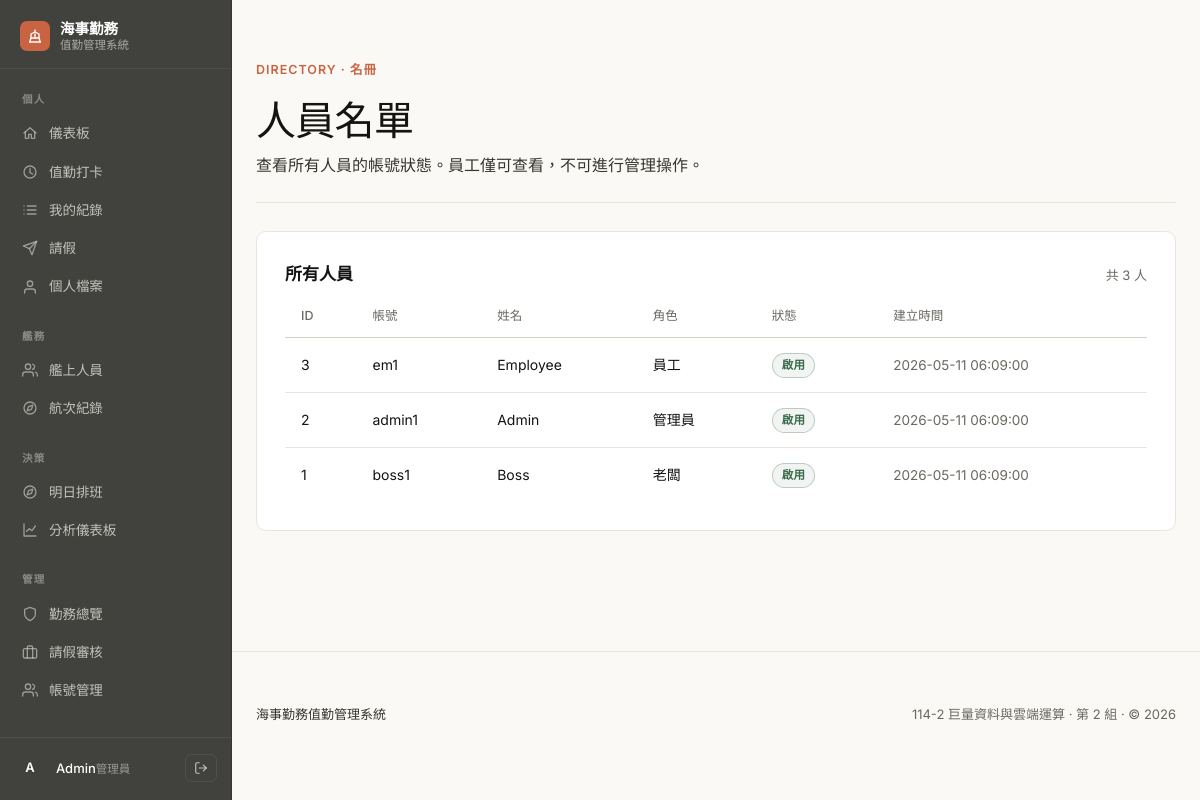
The page /users.php (signed in) on the database its author committed.
### tables this page shows
CREATE TABLE IF NOT EXISTS users (
  user_id INT AUTO_INCREMENT PRIMARY KEY,
  username VARCHAR(50) NOT NULL UNIQUE,
  password_hash VARCHAR(255) NOT NULL,
  full_name VARCHAR(100) NOT NULL,
  role ENUM('boss','admin','employee') NOT NULL DEFAULT 'employee',
  duty_position VARCHAR(20) NOT NULL DEFAULT '前甲板',
  is_active TINYINT(1) NOT NULL DEFAULT 1,
  created_at DATETIME NOT NULL DEFAULT CURRENT_TIMESTAMP
);

### users.php (the view, shortened to what this page needs)
<?php
require 'db.php';
require 'ui.php';
$stmt = $pdo->query("SELECT user_id, username, full_name, role, is_active, created_at FROM users ORDER BY user_id DESC LIMIT 200");
$rows = $stmt->fetchAll();
$count = count($rows);
?>
<!doctype html>
<html lang="zh-TW">
<head>
  <?php style_link(); ?>
</head>
<body>
  <?php nav_top(); ?>
  <div class="wrap">
    <?php page_header(
      '人員名單',
      '查看所有人員的帳號狀態。員工僅可查看，不可進行管理操作。',
      'DIRECTORY · 名冊'
    ); ?>
    <div class="card">
      <div class="card-head" style="border:0;padding:0;margin:0 0 8px;">
        <h2>所有人員</h2>
        <span class="meta">共 <?= (int)$count ?> 人</span>
      </div>
      <table>
        <tr><th>ID</th><th>帳號</th><th>姓名</th><th>角色</th><th>狀態</th><th>建立時間</th></tr>
        <?php foreach($rows as $u): ?>
          <tr>
            <td><?= h($u['user_id']) ?></td>
            <td><?= h($u['username']) ?></td>
            <td><?= h($u['full_name']) ?></td>
            <td><?= h(role_name($u['role'])) ?></td>
            <td><?= ((int)$u['is_active']===1) ? badge('啟用','ok') : badge('停用','off') ?></td>
            <td class="muted"><?= h($u['created_at']) ?></td>
          </tr>
        <?php endforeach; ?>
      </table>
    </div>
  </div>
  <?php page_footer(); ?>
</body>
</html>

### ui.php (shortened to what this page needs)
<?php
function h($s){ return htmlspecialchars((string)$s, ENT_QUOTES, 'UTF-8'); }
function role_name($r){
  if ($r==='boss') return '老闆';
  if ($r==='admin') return '管理員';
  return '員工';
}
function is_admin(){
  $r = ($_SESSION['role'] ?? '');
  return in_array($r, ['admin','boss'], true);
}
function badge($txt, $type){
  $type = in_array($type, ['ok','warn','off','bad','info'], true) ? $type : 'off';
  return '<span class="badge '.$type.'">'.h($txt).'</span>';
}
function avatar_initial($name, $size = 32, $variant = 'muted'){
  $init = $name ? mb_substr($name, 0, 1) : '·';
  $sz = in_array($size, [32,44,56], true) ? $size : 32;
  return '<span class="avatar sz-'.$sz.' '.h($variant).'">'.h($init).'</span>';
}
function icon_svg($name){
  $c = 'currentColor';
  $s = '<svg class="ico" width="16" height="16" viewBox="0 0 24 24" fill="none" stroke="'.$c.'" stroke-width="2" stroke-linecap="round" stroke-linejoin="round">';
  switch ($name) {
    case 'shield':    return $s.'<path d="M12 22s8-4 8-10V5l-8-3-8 3v7c0 6 8 10 8 10z"/></svg>';
    case 'lock':      return $s.'<rect x="3" y="11" width="18" height="11" rx="2" ry="2"/><path d="M7 11V7a5 5 0 0 1 10 0v4"/></svg>';
    case 'ship':      return $s.'<path d="M20 21H4"/><path d="M4 21l2-6h12l2 6"/><path d="M6 15V9l6-3 6 3v6"/><path d="M12 6V3"/><path d="M12 9v6"/></svg>';
    case 'login':     return $s.'<path d="M15 3h4a2 2 0 0 1 2 2v14a2 2 0 0 1-2 2h-4"/><path d="M10 17l5-5-5-5"/><path d="M15 12H3"/></svg>';
    case 'logout':    return $s.'<path d="M9 21H5a2 2 0 0 1-2-2V5a2 2 0 0 1 2-2h4"/><path d="M16 17l5-5-5-5"/><path d="M21 12H9"/></svg>';
    case 'clock':     return $s.'<circle cx="12" cy="12" r="9"/><path d="M12 7v6l4 2"/></svg>';
    case 'list':      return $s.'<path d="M8 6h13"/><path d="M8 12h13"/><path d="M8 18h13"/><path d="M3 6h.01"/><path d="M3 12h.01"/><path d="M3 18h.01"/></svg>';
    case 'users':     return $s.'<path d="M17 21v-2a4 4 0 0 0-4-4H5a4 4 0 0 0-4 4v2"/><circle cx="9" cy="7" r="4"/><path d="M23 21v-2a4 4 0 0 0-3-3.87"/><path d="M16 3.13a4 4 0 0 1 0 7.75"/></svg>';
    case 'plus':      return $s.'<path d="M12 5v14"/><path d="M5 12h14"/></svg>';
    case 'edit':      return $s.'<path d="M12 20h9"/><path d="M16.5 3.5a2.1 2.1 0 0 1 3 3L7 19l-4 1 1-4 12.5-12.5z"/></svg>';
    case 'trash':     return $s.'<path d="M3 6h18"/><path d="M8 6V4h8v2"/><path d="M19 6l-1 14H6L5 6"/><path d="M10 11v6"/><path d="M14 11v6"/></svg>';
    case 'download':  return $s.'<path d="M21 15v4a2 2 0 0 1-2 2H5a2 2 0 0 1-2-2v-4"/><path d="M7 10l5 5 5-5"/><path d="M12 15V3"/></svg>';
    case 'plane':     return $s.'<path d="M22 2L11 13"/><path d="M22 2l-7 20-4-9-9-4 20-7z"/></svg>';
    case 'check':     return $s.'<path d="M20 6L9 17l-5-5"/></svg>';
    case 'x':         return $s.'<path d="M18 6L6 18"/><path d="M6 6l12 12"/></svg>';
    case 'home':      return $s.'<path d="M3 12L12 4l9 8"/><path d="M5 10v10h5v-6h4v6h5V10"/></svg>';
    case 'compass':   return $s.'<circle cx="12" cy="12" r="9"/><polygon points="16.24 7.76 14.12 14.12 7.76 16.24 9.88 9.88 16.24 7.76"/></svg>';
    case 'anchor':    return $s.'<circle cx="12" cy="5" r="3"/><path d="M12 8v13"/><path d="M5 12H2a10 10 0 0 0 20 0h-3"/></svg>';
    case 'chart':     return $s.'<path d="M3 3v18h18"/><path d="M7 14l4-4 4 3 5-7"/></svg>';
    case 'user':      return $s.'<path d="M20 21v-2a4 4 0 0 0-4-4H8a4 4 0 0 0-4 4v2"/><circle cx="12" cy="7" r="4"/></svg>';
    case 'menu':      return $s.'<path d="M3 6h18"/><path d="M3 12h18"/><path d="M3 18h18"/></svg>';
    case 'briefcase': return $s.'<rect x="2" y="7" width="20" height="14" rx="2"/><path d="M16 21V5a2 2 0 0 0-2-2h-4a2 2 0 0 0-2 2v16"/></svg>';
  }
  return '';
}
function style_link(){
  $p = __DIR__ . '/style.css';
  $v = @filemtime($p) ?: time();
  echo '<link rel="stylesheet" href="style.css?v='.$v.'">';
}
function page_footer(){
  $y = date('Y');
  echo '<footer class="site-footer"><div class="wrap"><div class="footer-row">';
  echo '<div class="footer-brand">';
  echo '<span>海事勤務值勤管理系統</span>';
  echo '</div>';
  echo '<div class="footer-meta">114-2 巨量資料與雲端運算 · 第 2 組 · &copy; '.$y.'</div>';
  echo '</div></div></footer>';
}
function page_header($title, $subtitle = '', $eyebrow = '', $actions_html = ''){
  echo '<header class="page-header">';
  echo '<div class="ph-text">';
  if ($eyebrow !== '') echo '<div class="eyebrow">'.h($eyebrow).'</div>';
  echo '<h1 class="page-title">'.h($title).'</h1>';
  if ($subtitle !== '') echo '<p class="page-subtitle">'.h($subtitle).'</p>';
  echo '</div>';
  echo '</header>';
}
function sb_item($href, $icon, $label, $active = false){
  $cls = 'sb-item' . ($active ? ' active' : '');
  return '<a class="'.$cls.'" href="'.h($href).'">'.icon_svg($icon).'<span>'.h($label).'</span></a>';
}
function nav_top($title = ''){
  $name = $_SESSION['full_name'] ?? '';
  $role = $_SESSION['role'] ?? '';
  $cur  = basename($_SERVER['SCRIPT_NAME'] ?? '');
  echo '<button class="sb-burger" onclick="document.body.classList.toggle(\'sb-open\')" aria-label="切換選單">'.icon_svg('menu').'</button>';
  echo '<span class="sb-mbrand"><span class="sb-mlogo">'.icon_svg('ship').'</span>海事勤務</span>';
  echo '<aside class="sidebar">';
  echo '<a class="sb-brand" href="dashboard.php">';
  echo '<span class="sb-logo">'.icon_svg('ship').'</span>';
  echo '<span class="sb-bcol"><span class="sb-bname">海事勤務</span><span class="sb-btag">值勤管理系統</span></span>';
  echo '</a>';
  echo '<nav class="sb-nav">';
  echo '<div class="sb-group">';
  echo '<div class="sb-group-label">個人</div>';
  echo sb_item('dashboard.php', 'home',     '儀表板',  $cur==='dashboard.php');
  echo sb_item('punch.php',     'clock',    '值勤打卡', $cur==='punch.php');
  echo sb_item('records.php',   'list',     '我的紀錄', $cur==='records.php');
  echo sb_item('leave.php',     'plane',    '請假',    $cur==='leave.php');
  echo sb_item('profile.php',   'user',     '個人檔案', $cur==='profile.php');
  echo '</div>';
  echo '<div class="sb-group">';
  echo '<div class="sb-group-label">艦務</div>';
  echo sb_item('crew.php',     'users',   '艦上人員', $cur==='crew.php');
  echo sb_item('voyages.php',  'compass', '航次紀錄', $cur==='voyages.php');
  echo '</div>';
  if (is_admin()) {
    echo '<div class="sb-group">';
    echo '<div class="sb-group-label">決策</div>';
    echo sb_item('scheduler.php',       'compass',   '明日排班', $cur==='scheduler.php');
    echo sb_item('admin_dashboard.php', 'chart',     '分析儀表板', $cur==='admin_dashboard.php');
    echo '</div>';
    echo '<div class="sb-group">';
    echo '<div class="sb-group-label">管理</div>';
    echo sb_item('admin_status.php',    'shield',    '勤務總覽', in_array($cur, ['admin_status.php','admin_edit.php'], true));
    echo sb_item('admin_leave.php',     'briefcase', '請假審核', $cur==='admin_leave.php');
    echo sb_item('admin_users.php',     'users',     '帳號管理', in_array($cur, ['admin_users.php','admin_create_user.php','admin_user_edit.php'], true));
    echo '</div>';
  }
  echo '</nav>';
  echo '<div class="sb-foot">';
  echo avatar_initial($name, 32, 'primary');
  echo '<span class="sb-user"><span class="sb-uname">'.h($name).'</span><span class="sb-urole">'.h(role_name($role)).'</span></span>';
  echo '<form method="post" action="logout.php" style="display:inline;margin:0;padding:0;">';
  echo '<button class="sb-logout" type="submit" title="登出" aria-label="登出">'.icon_svg('logout').'</button>';
  echo '</form>';
  echo '</div>';
  echo '</aside>';
}

### rows shown on the page
users: user_id "3", username "em1", full_name "Employee", role "員工", created_at "2026-05-11 06:09:00"
users: user_id "2", username "admin1", full_name "Admin", role "管理員", created_at "2026-05-11 06:09:00"
users: user_id "1", username "boss1", full_name "Boss", role "老闆", created_at "2026-05-11 06:09:00"

### other values the page prints
$label "儀表板 值勤打卡 我的紀錄 請假 個人檔案 艦上人員 航次紀錄 明日排班 分析儀表板 勤務總覽 請假審核 帳號管理"
$init "A"
$name "Admin"
role_name($role) "管理員"
$eyebrow "DIRECTORY · 名冊"
$title "人員名單"
$subtitle "查看所有人員的帳號狀態。員工僅可查看，不可進行管理操作。"
$count "3"
$y "2026"
